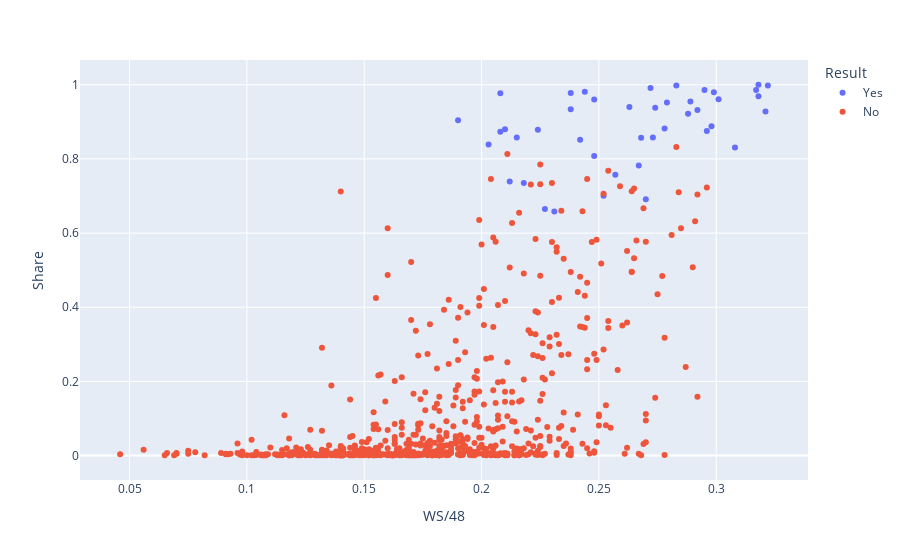

The cell this chart's notebook holds for it:
### Code cell
fig4 = plex.scatter(MVP_races_data,
                    y = 'Share',
                    x = 'WS/48',
                    color='Result',
                    hover_name='Player',
                    hover_data=['Year']
                   )

fig4.show()

### Figure 1 — Plotly figure (JSON) as saved in the notebook; plotly's stock layout.template omitted (floating-point values rounded to 4 significant figures; data arrays with more than 128 entries replaced by an {"elided": "..."} marker saying what was removed)
{"data": [{"customdata": [[1980], [1981], [1982], [1983], [1984], [1985], [1986], [1987], [1988], [1989], [1990], [1991], [1992], [1993], [1994], [1995], [1996], [1997], [1998], [1999], [2000], [2001], [2002], [2003], [2004], [2005], [2006], [2007], [2008], [2009], [2010], [2011], [2012], [2013], [2014], [2015], [2016], [2017], [2018], [2019], [2020], [2021], [2022]], "hovertemplate": "<b>%{hovertext}</b><br><br>Result=Yes<br>WS/48=%{x}<br>Share=%{y}<br>Year=%{customdata[0]}<extra></extra>", "hovertext": ["Kareem Abdul-Jabbar", "Julius Erving", "Moses Malone", "Moses Malone", "Larry Bird", "Larry Bird", "Larry Bird", "Magic Johnson", "Michael Jordan", "Magic Johnson", "Magic Johnson", "Michael Jordan", "Michael Jordan", "Charles Barkley", "Hakeem Olajuwon", "David Robinson", "Michael Jordan", "Karl Malone", "Michael Jordan", "Karl Malone", "Shaquille O'Neal", "Allen Iverson", "Tim Duncan", "Tim Duncan", "Kevin Garnett", "Steve Nash", "Steve Nash", "Dirk Nowitzki", "Kobe Bryant", "LeBron James", "LeBron James", "Derrick Rose", "LeBron James", "LeBron James", "Kevin Durant", "Stephen Curry", "Stephen Curry", "Russell Westbrook", "James Harden", "Giannis Antetokounmpo", "Giannis Antetokounmpo", "Nikola Jokić", "Nikola Jokić"], "legendgroup": "Yes", "marker": {"color": "#636efa", "symbol": "circle"}, "mode": "markers", "name": "Yes", "orientation": "v", "showlegend": true, "type": "scatter", "x": [0.227, 0.231, 0.218, 0.248, 0.215, 0.238, 0.244, 0.263, 0.308, 0.267, 0.27, 0.321, 0.274, 0.242, 0.21, 0.273, 0.317, 0.268, 0.238, 0.252, 0.283, 0.19, 0.257, 0.248, 0.272, 0.203, 0.212, 0.278, 0.208, 0.318, 0.299, 0.208, 0.298, 0.322, 0.295, 0.288, 0.318, 0.224, 0.289, 0.292, 0.279, 0.301, 0.296], "xaxis": "x", "y": [0.665, 0.658, 0.735, 0.96, 0.858, 0.978, 0.981, 0.94, 0.831, 0.782, 0.691, 0.928, 0.938, 0.852, 0.88, 0.858, 0.986, 0.857, 0.934, 0.701, 0.998, 0.904, 0.757, 0.808, 0.991, 0.839, 0.739, 0.882, 0.873, 0.969, 0.98, 0.977, 0.888, 0.998, 0.986, 0.922, 1, 0.879, 0.955, 0.932, 0.952, 0.961, 0.875], "yaxis": "y"}, {"customdata": {"elided": "647x1 int values"}, "hovertemplate": "<b>%{hovertext}</b><br><br>Result=No<br>WS/48=%{x}<br>Share=%{y}<br>Year=%{customdata[0]}<extra></extra>", "hovertext": {"elided": "647 str values"}, "legendgroup": "No", "marker": {"color": "#EF553B", "symbol": "circle"}, "mode": "markers", "name": "No", "orientation": "v", "showlegend": true, "type": "scatter", "x": {"elided": "647 float values"}, "xaxis": "x", "y": {"elided": "647 float values"}, "yaxis": "y"}], "layout": {"autosize": true, "legend": {"title": {"text": "Result"}, "tracegroupgap": 0}, "margin": {"t": 60}, "xaxis": {"anchor": "y", "autorange": true, "domain": [0, 1], "range": [0.02862, 0.3394], "title": {"text": "WS/48"}, "type": "linear"}, "yaxis": {"anchor": "x", "autorange": true, "domain": [0, 1], "range": [-0.07635, 1.077], "title": {"text": "Share"}, "type": "linear"}}}
